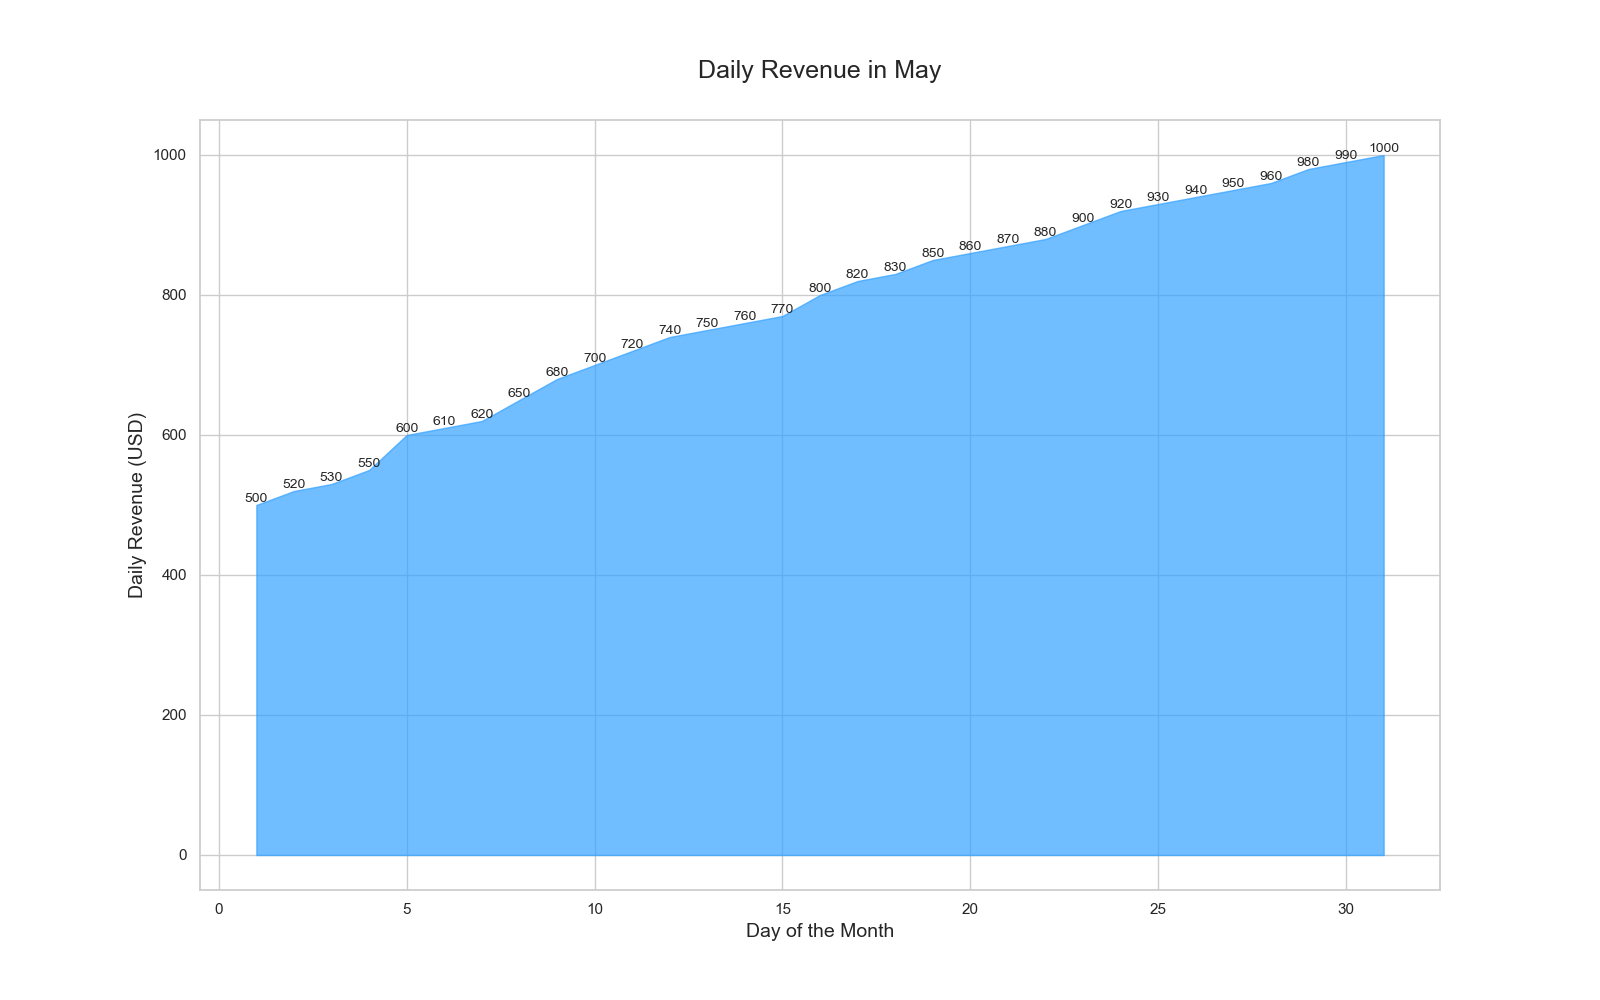

Python code for this plot:

import matplotlib.pyplot as plt
import pandas as pd
from io import StringIO

data = """Day,Revenue
1,500
2,520
3,530
4,550
5,600
6,610
7,620
8,650
9,680
10,700
11,720
12,740
13,750
14,760
15,770
16,800
17,820
18,830
19,850
20,860
21,870
22,880
23,900
24,920
25,930
26,940
27,950
28,960
29,980
30,990
31,1000"""

data = pd.read_csv(StringIO(data))

fig, ax = plt.subplots(figsize=(16, 10))

ax.fill_between(data['Day'], data['Revenue'], color="#33A1FF", alpha=0.7)

ax.set_xlabel('Day of the Month', fontsize=14)
ax.set_ylabel('Daily Revenue (USD)', fontsize=14)
ax.set_title('Daily Revenue in May', fontsize=18, pad=30)

for i in range(len(data)):
    ax.text(data['Day'][i], data['Revenue'][i], str(data['Revenue'][i]), ha='center', va='bottom', fontsize=10)

plt.show()
